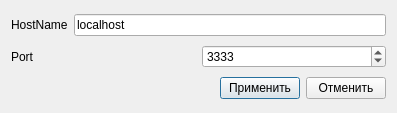
<?xml version="1.0" encoding="UTF-8"?>
<ui version="4.0">
 <class>ConnectionDialog</class>
 <widget class="QDialog" name="ConnectionDialog">
  <property name="geometry">
   <rect>
    <x>0</x>
    <y>0</y>
    <width>397</width>
    <height>113</height>
   </rect>
  </property>
  <property name="windowTitle">
   <string>Настройка соединения</string>
  </property>
  <layout class="QVBoxLayout" name="verticalLayout">
   <item>
    <layout class="QHBoxLayout" name="horizontalLayout">
     <item>
      <widget class="QLabel" name="label">
       <property name="text">
        <string>HostName</string>
       </property>
      </widget>
     </item>
     <item>
      <widget class="QLineEdit" name="hostName">
       <property name="text">
        <string>localhost</string>
       </property>
      </widget>
     </item>
    </layout>
   </item>
   <item>
    <layout class="QHBoxLayout" name="horizontalLayout_3">
     <item>
      <widget class="QLabel" name="label_2">
       <property name="text">
        <string>Port</string>
       </property>
      </widget>
     </item>
     <item>
      <widget class="QSpinBox" name="port">
       <property name="maximum">
        <number>99999</number>
       </property>
       <property name="value">
        <number>3333</number>
       </property>
      </widget>
     </item>
    </layout>
   </item>
   <item>
    <layout class="QHBoxLayout" name="horizontalLayout_2">
     <item>
      <spacer name="horizontalSpacer">
       <property name="orientation">
        <enum>Qt::Horizontal</enum>
       </property>
       <property name="sizeHint" stdset="0">
        <size>
         <width>40</width>
         <height>20</height>
        </size>
       </property>
      </spacer>
     </item>
     <item>
      <widget class="QPushButton" name="ok">
       <property name="text">
        <string>Применить</string>
       </property>
      </widget>
     </item>
     <item>
      <widget class="QPushButton" name="cancel">
       <property name="text">
        <string>Отменить</string>
       </property>
      </widget>
     </item>
    </layout>
   </item>
  </layout>
 </widget>
 <resources/>
 <connections/>
</ui>
